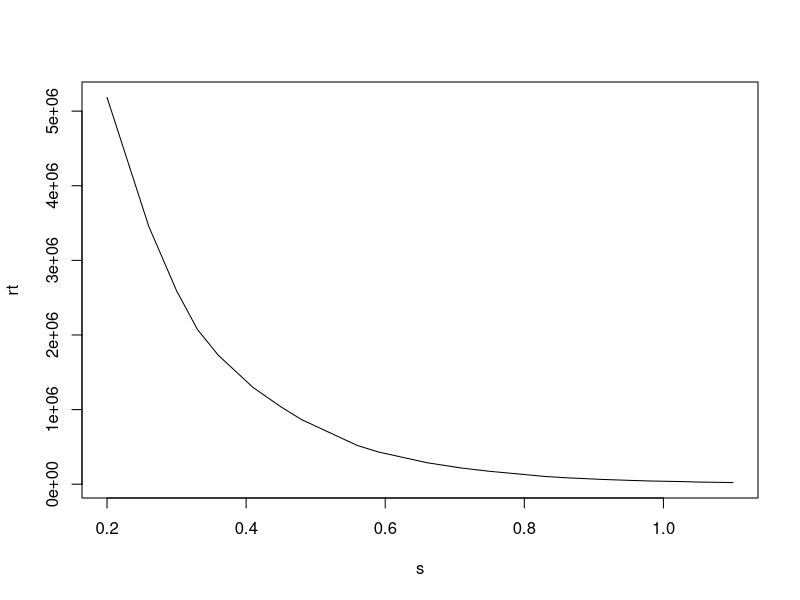

Recreate this plot in R.
# page no: 298

Q = 2500;
r = 60;
tmin = c(1, 1.5, 2, 2.5, 3, 4, 5, 6, 8, 10, 12, 14, 18, 24, 30, 40, 50, 60, 80, 100, 120, 150, 180, 210, 240);  	
s = c(0.2, 0.26, 0.3, 0.33, 0.36, 0.41, 0.45, 0.48, 0.53, 0.56, 0.59, 0.62, 0.66, 0.71, 0.75, 0.80, 0.83, 0.86, 0.91, 0.95, 0.98, 1.03, 1.05, 1.08, 1.10);
u = 1:9
Wu = c(0.2194, 0.04891, 0.01315, 0.003779, 0.001148, 0.000360, 0.000116, 0.0000377, 0.0000125);
tday = vector(length = 25)
rt = vector(length = 25)
for ( i in  1:25)tday[i] = tmin[i]/(60*24);
for ( i in  1:25)rt[i] = r^2/tday[i];
Wu1 = 2.96;
rt1 = 700000; u1 = 0.03;
s1 = 0.52;
Wu1 = 2.96;
rt1 = 700000; 
u1 = 0.03;
Q = 3600;
T = Q*Wu1/(4*pi*s1);
S = 4*u1*T/rt1;
T = round(T);
print(T)
print(S);
plot(s,rt,type='l')
